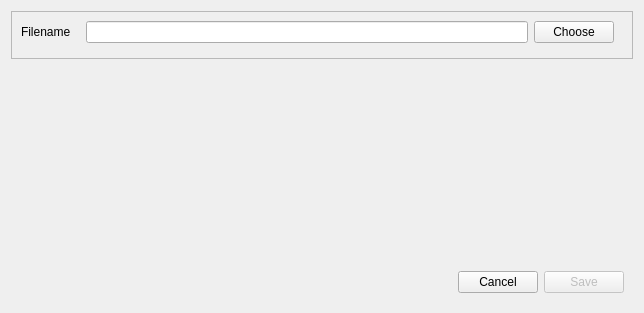
<?xml version="1.0" encoding="UTF-8"?>
<ui version="4.0">
 <class>Form</class>
 <widget class="QWidget" name="Form">
  <property name="geometry">
   <rect>
    <x>0</x>
    <y>0</y>
    <width>644</width>
    <height>313</height>
   </rect>
  </property>
  <property name="windowTitle">
   <string>Form</string>
  </property>
  <layout class="QVBoxLayout" name="verticalLayout">
   <item>
    <widget class="QFrame" name="frame">
     <property name="frameShape">
      <enum>QFrame::StyledPanel</enum>
     </property>
     <property name="frameShadow">
      <enum>QFrame::Raised</enum>
     </property>
     <layout class="QFormLayout" name="formLayout">
      <item row="0" column="0">
       <widget class="QLabel" name="filenameLabel">
        <property name="text">
         <string>Filename</string>
        </property>
       </widget>
      </item>
      <item row="0" column="1">
       <widget class="QWidget" name="filenameWidget" native="true">
        <layout class="QHBoxLayout" name="horizontalLayout_2">
         <property name="topMargin">
          <number>0</number>
         </property>
         <property name="bottomMargin">
          <number>0</number>
         </property>
         <item>
          <widget class="QLineEdit" name="filenameLineEdit"/>
         </item>
         <item>
          <widget class="QPushButton" name="filenameSelectButton">
           <property name="text">
            <string>Choose</string>
           </property>
          </widget>
         </item>
        </layout>
       </widget>
      </item>
      <item row="1" column="1">
       <widget class="QWidget" name="contentsWidget" native="true">
        <layout class="QHBoxLayout" name="horizontalLayout_3">
         <property name="topMargin">
          <number>0</number>
         </property>
         <property name="bottomMargin">
          <number>0</number>
         </property>
        </layout>
       </widget>
      </item>
     </layout>
    </widget>
   </item>
   <item>
    <spacer name="verticalSpacer">
     <property name="orientation">
      <enum>Qt::Vertical</enum>
     </property>
     <property name="sizeHint" stdset="0">
      <size>
       <width>20</width>
       <height>40</height>
      </size>
     </property>
    </spacer>
   </item>
   <item>
    <widget class="QWidget" name="closeWidget" native="true">
     <layout class="QHBoxLayout" name="horizontalLayout">
      <item>
       <spacer name="closeSpacer">
        <property name="orientation">
         <enum>Qt::Horizontal</enum>
        </property>
        <property name="sizeHint" stdset="0">
         <size>
          <width>40</width>
          <height>20</height>
         </size>
        </property>
       </spacer>
      </item>
      <item>
       <widget class="QPushButton" name="cancelButton">
        <property name="text">
         <string>Cancel</string>
        </property>
       </widget>
      </item>
      <item>
       <widget class="QPushButton" name="saveButton">
        <property name="enabled">
         <bool>false</bool>
        </property>
        <property name="text">
         <string>Save</string>
        </property>
       </widget>
      </item>
     </layout>
    </widget>
   </item>
  </layout>
 </widget>
 <resources/>
 <connections/>
</ui>
